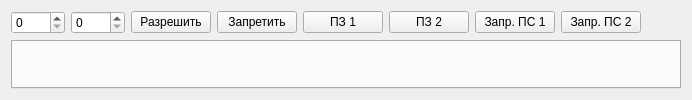
       <widget class="QWidget" name="Gr_list">
        <attribute name="title">
         <string>Графики</string>
        </attribute>
        <layout class="QVBoxLayout" name="verticalLayout_10">
         <item>
          <layout class="QHBoxLayout" name="horizontalLayout_40">
           <item>
            <layout class="QVBoxLayout" name="verticalLayout_2">
             <item>
              <layout class="QHBoxLayout" name="horizontalLayout_38">
               <item>
                <widget class="QSpinBox" name="tx_op1">
                 <property name="maximum">
                  <number>9999</number>
                 </property>
                </widget>
               </item>
               <item>
                <widget class="QSpinBox" name="tx_op2">
                 <property name="maximum">
                  <number>9999</number>
                 </property>
                </widget>
               </item>
               <item>
                <widget class="QPushButton" name="btn_ych_open">
                 <property name="text">
                  <string>Разрешить</string>
                 </property>
                </widget>
               </item>
               <item>
                <widget class="QPushButton" name="btn_ych_close">
                 <property name="text">
                  <string>Запретить</string>
                 </property>
                </widget>
               </item>
               <item>
                <widget class="QPushButton" name="btn_pz1">
                 <property name="text">
                  <string>ПЗ 1</string>
                 </property>
                </widget>
               </item>
               <item>
                <widget class="QPushButton" name="btn_pz2">
                 <property name="text">
                  <string>ПЗ 2</string>
                 </property>
                </widget>
               </item>
               <item>
                <widget class="QPushButton" name="btn_pz1_zapr">
                 <property name="text">
                  <string>Запр. ПС 1</string>
                 </property>
                </widget>
               </item>
               <item>
                <widget class="QPushButton" name="btn_pz2_zapr">
                 <property name="text">
                  <string>Запр. ПС 2</string>
                 </property>
                </widget>
               </item>
              </layout>
             </item>
            </layout>
           </item>
           <item>
            <spacer name="horizontalSpacer_54">
             <property name="orientation">
              <enum>Qt::Horizontal</enum>
             </property>
             <property name="sizeHint" stdset="0">
              <size>
               <width>40</width>
               <height>20</height>
              </size>
             </property>
            </spacer>
           </item>
          </layout>
         </item>
         <item>
          <widget class="QTabWidget" name="TWGr">
           <property name="currentIndex">
            <number>-1</number>
           </property>
          </widget>
         </item>
        </layout>
       </widget>
